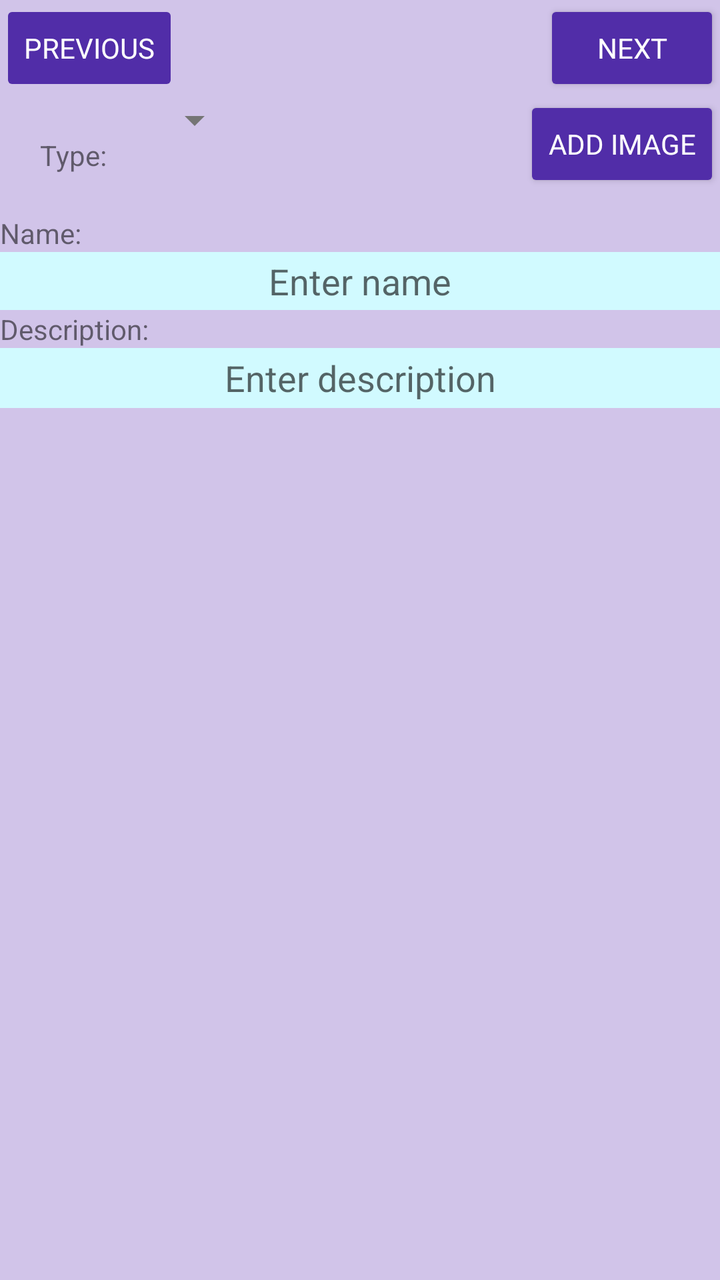
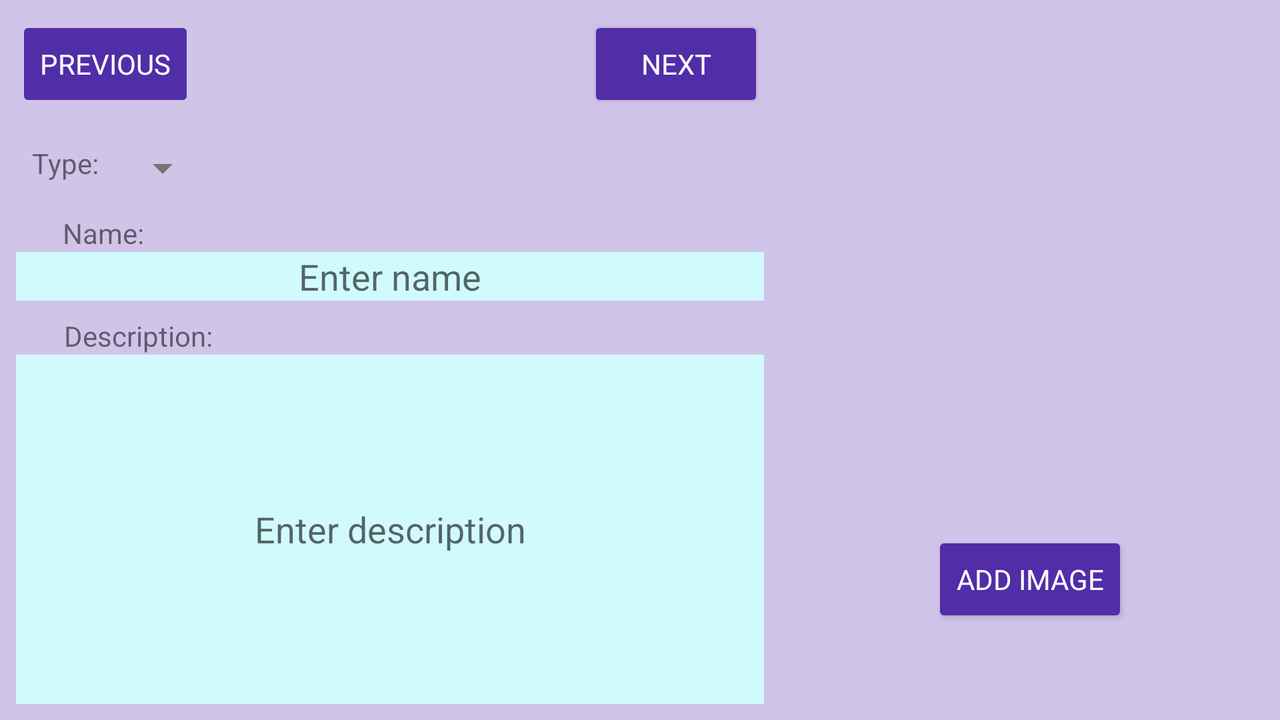

The same Android screen from two of the app's own layout files: first res/layout/ as a phone draws it, then the author's variant for another configuration, drawn on a device whose configuration selects that folder. Both files follow.
<!-- AndroidManifest.xml: application theme AppTheme -->
<!-- res/layout/fragment_create_card.xml -->
<LinearLayout xmlns:android="http://schemas.android.com/apk/res/android"
    xmlns:app="http://schemas.android.com/apk/res-auto"
    xmlns:tools="http://schemas.android.com/tools"
    android:id="@+id/fragment_createCard"
    android:layout_width="match_parent"
    android:layout_height="match_parent"
    android:layout_margin="5dp"
    android:orientation="vertical"
    android:weightSum="1"
    tools:context="xyz.miroslaw.gamification_android.createDeck.CreateDeckFragment">
    <RelativeLayout
        android:layout_width="match_parent"
        android:layout_height="wrap_content">

        <Button
            android:id="@+id/btn_createCard_previous"
            android:layout_width="wrap_content"
            android:layout_height="wrap_content"
            android:enabled="false"
            android:text="@string/createDeck_prev" />

        <Button
            android:id="@+id/btn_createCard_next"
            android:layout_width="wrap_content"
            android:layout_height="wrap_content"
            android:layout_alignParentEnd="true"
            android:layout_alignParentTop="true"
            android:text="@string/all_next" />

        <TextView
            android:id="@+id/txt_createCard_type"
            android:layout_width="wrap_content"
            android:layout_height="wrap_content"
            android:layout_below="@id/btn_createCard_next"
            android:padding="20dp"
            android:text="@string/createDeck_type" />

        <Spinner
            android:id="@+id/spinner_createCard_type"
            android:layout_width="wrap_content"
            android:layout_height="wrap_content"
            android:layout_below="@id/btn_createCard_next"
            android:layout_toEndOf="@id/txt_createCard_type" />

        <RelativeLayout
            android:id="@+id/rl_createCard_typeValue"
            android:layout_width="match_parent"
            android:layout_height="wrap_content"
            android:layout_below="@id/btn_createCard_next"
            android:layout_toEndOf="@id/txt_createCard_type"
            android:paddingTop="5dp">
        </RelativeLayout>

        <Button
            android:id="@+id/btn_createCard_setImg"
            android:layout_width="wrap_content"
            android:layout_height="wrap_content"
            android:text="@string/createDeck_setImgGallery"
            android:layout_below="@id/btn_createCard_next"
            android:layout_alignParentEnd="true"
            android:visibility="visible" />

    </RelativeLayout>

    <TextView
        android:id="@+id/txt_createCard_name"
        android:layout_width="match_parent"
        android:layout_height="wrap_content"
        android:text="@string/createDeck_name"
        android:textSize="14sp" />

    <EditText
        android:id="@+id/et_createCard_name"
        android:layout_width="match_parent"
        android:layout_height="29dp"
        android:background="@android:color/white"
        android:backgroundTint="@color/colorAccent"
        android:hint="@string/all_enterName"
        android:inputType="text"
        android:maxLines="1"
        android:textAlignment="center"
        android:textColor="@android:color/black"
        android:textSize="18sp"
        android:visibility="visible" />

    <TextView
        android:id="@+id/txt_createCard_description"
        android:layout_width="match_parent"
        android:layout_height="wrap_content"
        android:text="@string/createDeck_description"
        android:textSize="14sp" />

    <EditText
        android:id="@+id/et_createCard_description"
        android:layout_width="match_parent"
        android:layout_height="30dp"
        android:background="@android:color/white"
        android:backgroundTint="@color/colorAccent"
        android:hint="@string/createDeck_enterDescription"
        android:textAlignment="center"
        android:textColor="@android:color/black"
        android:textSize="18sp"
        android:visibility="visible" />

    <ImageView
        android:id="@+id/iv_createCard_award"
        android:layout_width="match_parent"
        android:layout_height="match_parent"
        android:contentDescription="@string/all_award"
        app:srcCompat="@mipmap/ic_launcher" />

</LinearLayout>
<!-- resources referenced by this layout -->
<resources>
  <color name="colorAccent">#d1faff</color>
  <string name="all_award">award</string>
  <string name="all_enterName">Enter name</string>
  <string name="all_next">Next</string>
  <string name="createDeck_description">Description:</string>
  <string name="createDeck_enterDescription">Enter description</string>
  <string name="createDeck_name">Name:</string>
  <string name="createDeck_prev">Previous</string>
  <string name="createDeck_setImgGallery">Add image</string>
  <string name="createDeck_type">Type:</string>
  <style name="AppTheme" parent="Theme.AppCompat.Light.DarkActionBar">
          <item name="colorPrimary">@color/colorPrimary</item>
          <item name="colorPrimaryDark">@color/colorPrimaryDark</item>
          <item name="colorAccent">@color/colorAccent</item>
          <item name="android:textColorPrimary">@color/colorPrimaryTxt</item>
          <item name="android:textColorSecondary">@color/colorSecondaryTxt</item>
          <item name="android:fontFamily">sans-serif</item>
          <item name="android:windowBackground">@color/colorPrimaryLight</item>
          <item name="android:colorBackgroundCacheHint">@color/colorPrimaryLight</item>
          <item name="colorButtonNormal">@color/colorPrimaryDark</item>
          <item name="android:buttonStyle">@style/ButtonDefault</item>
          <item name="android:editTextStyle">@style/EditText</item>
      </style>
  <color name="colorPrimary">#673AB7</color>
  <color name="colorPrimaryDark">#512DA8</color>
  <color name="colorPrimaryTxt">#212121</color>
  <color name="colorSecondaryTxt">#757575</color>
  <color name="colorPrimaryLight">#D1C4E9</color>
  <style name="ButtonDefault" parent="@android:style/Widget.Material.Button">
          <item name="android:textColor">@android:color/white</item>
      </style>
  <style name="EditText">
          <item name="android:background">@color/colorAccent</item>
      </style>
</resources>
<!-- res/layout-land/fragment_create_card.xml (the author's variant of the layout above) -->
<!-- drawn on the phone turned sideways -->
<?xml version="1.0" encoding="utf-8"?>
<android.support.constraint.ConstraintLayout xmlns:android="http://schemas.android.com/apk/res/android"
    xmlns:app="http://schemas.android.com/apk/res-auto"
    xmlns:tools="http://schemas.android.com/tools"
    android:layout_width="match_parent"
    android:layout_height="match_parent"
    android:orientation="vertical">

    <Button
        android:id="@+id/btn_createCard_previous"
        android:layout_width="wrap_content"
        android:layout_height="wrap_content"
        android:layout_marginStart="8dp"
        android:layout_marginTop="8dp"
        android:enabled="false"
        android:text="@string/createDeck_prev"
        app:layout_constraintLeft_toLeftOf="parent"
        app:layout_constraintTop_toTopOf="parent" />

    <Button
        android:id="@+id/btn_createCard_next"
        android:layout_width="wrap_content"
        android:layout_height="wrap_content"
        android:layout_alignParentEnd="true"
        android:layout_alignParentTop="true"
        android:layout_marginEnd="8dp"
        android:layout_marginTop="8dp"
        android:text="@string/all_next"
        app:layout_constraintRight_toLeftOf="@+id/guideline3"
        app:layout_constraintTop_toTopOf="parent" />

    <TextView
        android:id="@+id/txt_createCard_type"
        android:layout_width="wrap_content"
        android:layout_height="wrap_content"
        android:layout_below="@id/btn_createCard_next"
        android:layout_marginStart="16dp"
        android:layout_marginTop="16dp"
        android:text="@string/createDeck_type"
        app:layout_constraintLeft_toLeftOf="parent"
        app:layout_constraintTop_toBottomOf="@+id/btn_createCard_previous" />

    <Spinner
        android:id="@+id/spinner_createCard_type"
        android:layout_width="wrap_content"
        android:layout_height="wrap_content"
        android:layout_below="@id/btn_createCard_next"
        android:layout_marginStart="8dp"
        android:layout_marginTop="16dp"
        android:layout_toEndOf="@id/txt_createCard_type"
        app:layout_constraintLeft_toRightOf="@+id/txt_createCard_type"
        app:layout_constraintTop_toBottomOf="@+id/btn_createCard_next" />

    <RelativeLayout
        android:id="@+id/rl_createCard_typeValue"
        android:layout_width="wrap_content"
        android:layout_height="0dp"
        android:layout_below="@id/btn_createCard_next"
        android:layout_marginLeft="8dp"
        android:layout_marginRight="8dp"
        android:layout_marginTop="16dp"
        android:layout_toEndOf="@id/txt_createCard_type"
        android:paddingTop="5dp"
        app:layout_constraintHorizontal_bias="0.0"
        app:layout_constraintLeft_toRightOf="@+id/txt_createCard_type"
        app:layout_constraintRight_toLeftOf="@+id/guideline3"
        app:layout_constraintTop_toBottomOf="@+id/btn_createCard_next"></RelativeLayout>

    <Button
        android:id="@+id/btn_createCard_setImg"
        android:layout_width="wrap_content"
        android:layout_height="wrap_content"
        android:layout_alignParentEnd="true"
        android:layout_below="@id/btn_createCard_next"
        android:layout_marginBottom="8dp"
        android:layout_marginEnd="8dp"
        android:text="@string/createDeck_setImgGallery"
        android:visibility="visible"
        app:layout_constraintBottom_toBottomOf="parent"
        android:layout_marginRight="8dp"
        android:layout_marginTop="8dp"
        app:layout_constraintTop_toBottomOf="@+id/iv_createCard_award"
        app:layout_constraintRight_toRightOf="parent"
        android:layout_marginLeft="8dp"
        app:layout_constraintLeft_toLeftOf="@+id/guideline3"
        app:layout_constraintHorizontal_bias="0.5" />


    <TextView
        android:id="@+id/txt_createCard_name"
        android:layout_width="wrap_content"
        android:layout_height="wrap_content"
        android:layout_marginLeft="8dp"
        android:layout_marginRight="8dp"
        android:layout_marginTop="16dp"
        android:text="@string/createDeck_name"
        android:textAlignment="center"
        app:layout_constraintLeft_toLeftOf="parent"
        app:layout_constraintRight_toLeftOf="@+id/guideline3"
        app:layout_constraintTop_toBottomOf="@+id/txt_createCard_type"
        app:layout_constraintHorizontal_bias="0.07" />

    <EditText
        android:id="@+id/et_createCard_name"
        android:layout_width="0dp"
        android:layout_height="wrap_content"
        android:layout_marginLeft="8dp"
        android:layout_marginRight="8dp"
        android:layout_marginTop="0dp"
        android:background="@color/colorAccent"
        android:hint="@string/all_enterName"
        android:inputType="text"
        android:maxLines="1"
        android:textAlignment="center"
        android:textColor="@android:color/black"
        android:visibility="visible"
        app:layout_constraintLeft_toLeftOf="parent"
        app:layout_constraintRight_toLeftOf="@+id/guideline3"
        app:layout_constraintTop_toBottomOf="@+id/txt_createCard_name"
        app:layout_constraintHorizontal_bias="0.0" />

    <TextView
        android:id="@+id/txt_createCard_description"
        android:layout_width="wrap_content"
        android:layout_height="wrap_content"
        android:layout_marginLeft="8dp"
        android:layout_marginRight="8dp"
        android:layout_marginTop="8dp"
        android:text="@string/createDeck_description"
        app:layout_constraintLeft_toLeftOf="parent"
        app:layout_constraintRight_toLeftOf="@+id/guideline3"
        app:layout_constraintTop_toBottomOf="@+id/et_createCard_name"
        app:layout_constraintHorizontal_bias="0.08" />

    <EditText
        android:id="@+id/et_createCard_description"
        android:layout_width="0dp"
        android:layout_height="0dp"
        android:layout_marginBottom="8dp"
        android:layout_marginLeft="8dp"
        android:layout_marginRight="8dp"
        android:layout_marginTop="0dp"
        android:background="@color/colorAccent"
        android:hint="@string/createDeck_enterDescription"
        android:textAlignment="center"
        android:textColor="@android:color/black"
        android:visibility="visible"
        app:layout_constraintBottom_toBottomOf="parent"
        app:layout_constraintHorizontal_bias="0.0"
        app:layout_constraintLeft_toLeftOf="parent"
        app:layout_constraintRight_toLeftOf="@+id/guideline3"
        app:layout_constraintTop_toBottomOf="@+id/txt_createCard_description"
        app:layout_constraintVertical_bias="1.0" />

    <ImageView
        android:id="@+id/iv_createCard_award"
        android:layout_width="235dp"
        android:layout_height="211dp"
        android:layout_marginLeft="8dp"
        android:layout_marginRight="8dp"
        android:layout_marginTop="8dp"
        android:contentDescription="@string/all_award"
        app:layout_constraintLeft_toLeftOf="@+id/guideline3"
        app:layout_constraintRight_toRightOf="parent"
        app:layout_constraintTop_toTopOf="parent"
        app:srcCompat="@mipmap/ic_launcher"
        app:layout_constraintHorizontal_bias="0.0" />

    <android.support.constraint.Guideline
        android:id="@+id/guideline3"
        android:layout_width="wrap_content"
        android:layout_height="wrap_content"
        android:orientation="vertical"
        app:layout_constraintGuide_end="250dp" />
</android.support.constraint.ConstraintLayout>
